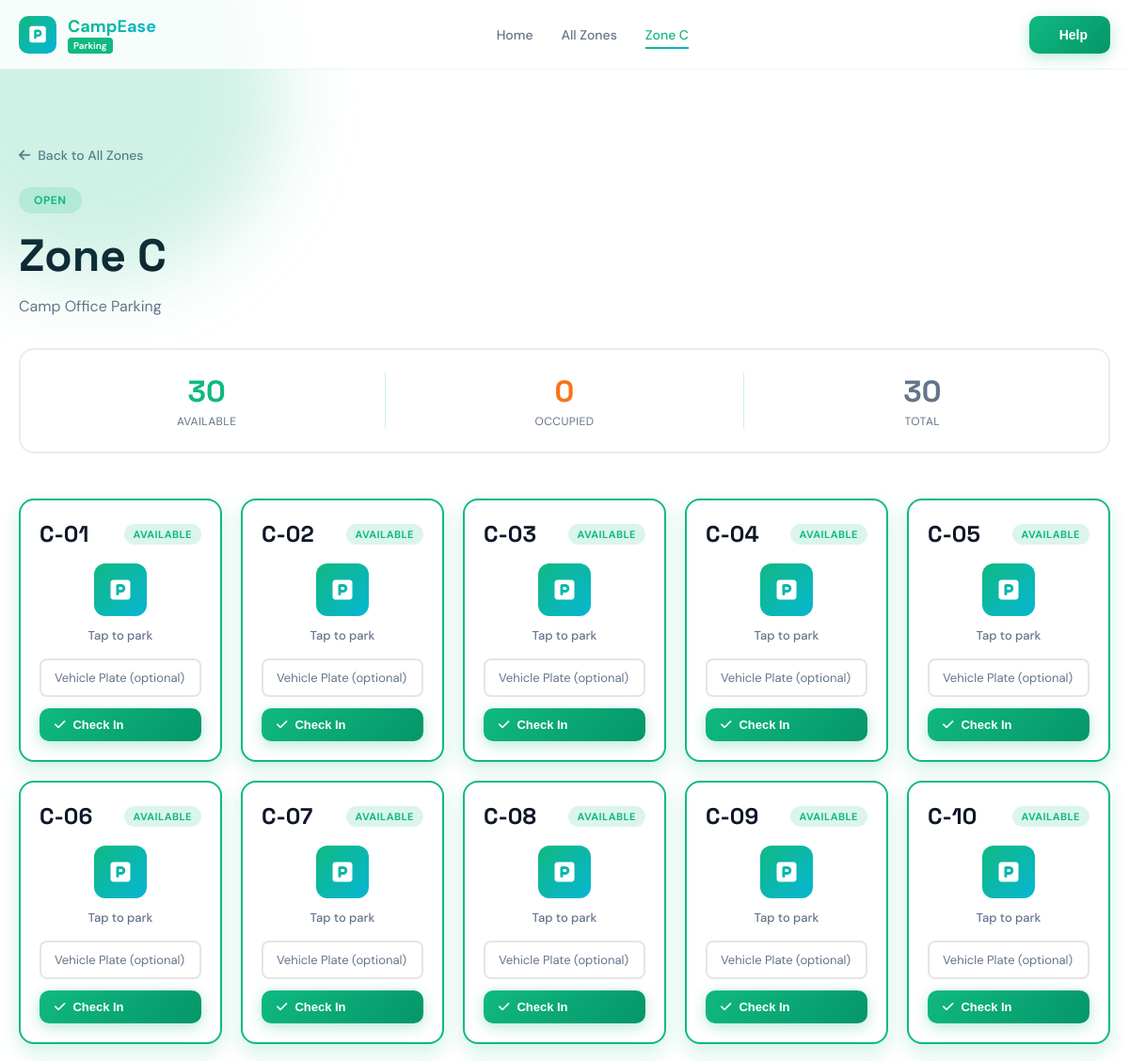
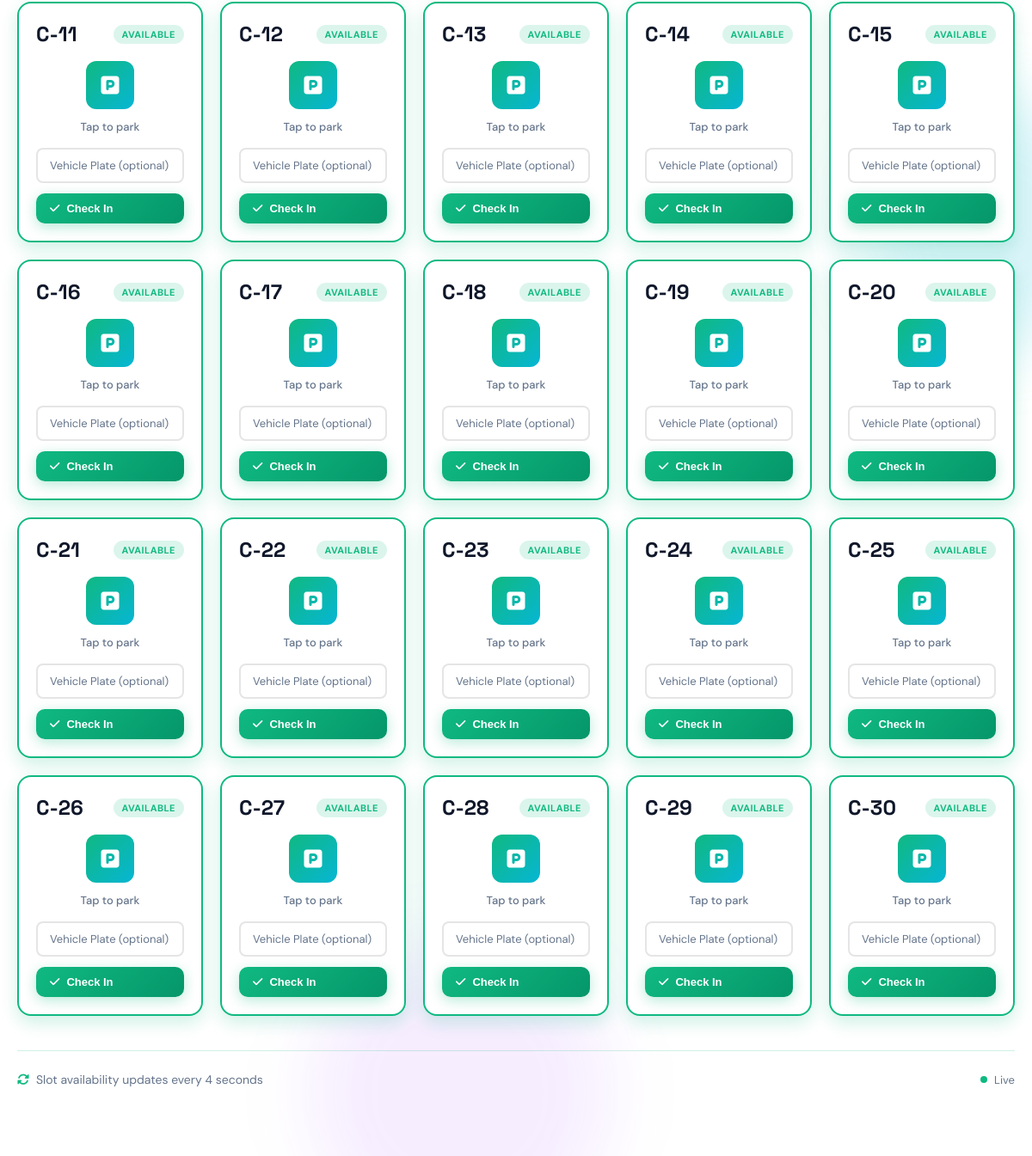
/parking/zone/5/, run on the app's committed database (2 pictures, top to bottom).
### App/models.py (models this page shows, shortened)
class ParkingZone(models.Model):
    STATUS_CHOICES = [
        ('open',    'Open'),
        ('filling', 'Filling'),
        ('full',    'Full'),
        ('closed',  'Closed'),
    ]
    name             = models.CharField(max_length=100)
    description      = models.CharField(max_length=255, blank=True)
    capacity         = models.PositiveIntegerField(default=50)
    status           = models.CharField(max_length=10, choices=STATUS_CHOICES, default='open')
    latitude         = models.FloatField(default=0.0, help_text="Zone GPS latitude. Update to real value.")
    longitude        = models.FloatField(default=0.0, help_text="Zone GPS longitude. Update to real value.")
    manual_override  = models.BooleanField(default=False)
    override_status  = models.CharField(max_length=10, choices=STATUS_CHOICES, blank=True, null=True)
    created_at       = models.DateTimeField(auto_now_add=True)
    updated_at       = models.DateTimeField(auto_now=True)
    def occupied_count(self):
        return self.slots.filter(status='occupied').count()
    def available_count(self):
        return self.slots.filter(status='available').count()
    class Meta:
        ordering = ['name']

class ParkingSlot(models.Model):
    STATUS_CHOICES = [
        ('available', 'Available'),
        ('occupied',  'Occupied'),
        ('reserved',  'Reserved'),
        ('blocked',   'Blocked'),
    ]
    zone            = models.ForeignKey(ParkingZone, on_delete=models.CASCADE, related_name='slots')
    slot_number     = models.CharField(max_length=10)
    status          = models.CharField(max_length=10, choices=STATUS_CHOICES, default='available')
    occupied_by     = models.ForeignKey(User, on_delete=models.SET_NULL, null=True, blank=True)
    occupied_at     = models.DateTimeField(null=True, blank=True)
    auto_release_at = models.DateTimeField(null=True, blank=True)
    session_token   = models.CharField(max_length=64, blank=True, null=True)
    vehicle_plate   = models.CharField(max_length=20, blank=True, null=True)
    updated_at      = models.DateTimeField(auto_now=True)
    class Meta:
        ordering = ['zone', 'slot_number']
        unique_together = ['zone', 'slot_number']

### App/views.py (the view)
# urls.py: path('zone/<int:zone_id>/', views.zone_detail, name='zone_detail'),
def zone_detail(request, zone_id):
    _release_expired_slots()
    zone        = get_object_or_404(ParkingZone, id=zone_id)
    slots       = zone.slots.all().order_by('slot_number')
    active_slot = _get_active_slot(request)
    return render(request, 'zone_detail.html', {
        'zone':        zone,
        'slots':       slots,
        'active_slot': active_slot,
    })

### App/views.py (called while the page is built)
def _get_active_slot(request):
    token = request.session.get(SESSION_KEY)
    if not token:
        return None
    return ParkingSlot.objects.filter(session_token=token, status='occupied').first()

def _release_expired_slots():
    expired = ParkingSlot.objects.filter(
        status='occupied',
        auto_release_at__lt=timezone.now()
    )
    for slot in expired:
        slot.check_out()

### templates/zone_detail.html (shortened to what this page needs)
{% load static %}
<!DOCTYPE html>
<html lang="en">
<head>
    <link rel="stylesheet" href="https://cdnjs.cloudflare.com/ajax/libs/font-awesome/6.5.0/css/all.min.css">
    <link rel="stylesheet" href="{% static 'css/index.css' %}">
    <link rel="stylesheet" href="{% static 'css/parking.css' %}">
    <link rel="stylesheet" href="{% static 'css/zone_detail.css' %}">
</head>
<body>
    <div class="bg-orbs">
        <div class="orb orb-1"></div>
        <div class="orb orb-3"></div>
    </div>
    <nav class="site-nav">
        <div class="container">
            <div class="nav-inner">
                <a href="/" class="nav-logo">
                    <div class="nav-logo-mark">
                        <i class="fa-solid fa-square-parking"></i>
                    </div>
                    <div class="logo-text">
                        <span class="logo-main">CampEase</span>
                        <span class="logo-badge">Parking</span>
                    </div>
                </a>
                <div class="nav-links-wrap">
                    <a href="/" class="nav-link">Home</a>
                    <a href="/parking/" class="nav-link">All Zones</a>
                    <a href="/parking/zone/{{ zone.id }}/" class="nav-link active">{{ zone.name }}</a>
                </div>
                <div class="nav-actions">
                    <button class="btn btn-primary"> Help</button>
                </div>
            </div>
        </div>
    </nav>
    <section id="zone-detail">
        <div class="container">
            <div class="zone-header">
                <div class="zone-breadcrumb">
                    <a href="/parking/" class="breadcrumb-link">
                        <i class="fa-solid fa-arrow-left"></i> Back to All Zones
                    </a>
                </div>
                <div class="zone-title-section">
                    <div class="zone-badge status-{{ zone.status }}">
                        {{ zone.get_status_display }}
                    </div>
                    <h1 class="zone-title">{{ zone.name }}</h1>
                    <p class="zone-description">{{ zone.description|default:"Parking zone in Redemption City" }}</p>
                </div>
                <div class="zone-stats">
                    <div class="zone-stat">
                        <div class="stat-value available" id="zone-available">{{ zone.available_count }}</div>
                        <div class="stat-label">Available</div>
                    </div>
                    <div class="zone-stat">
                        <div class="stat-value occupied" id="zone-occupied">{{ zone.occupied_count }}</div>
                        <div class="stat-label">Occupied</div>
                    </div>
                    <div class="zone-stat">
                        <div class="stat-value total" id="zone-total">{{ zone.slots.count }}</div>
                        <div class="stat-label">Total</div>
                    </div>
                </div>
            </div>
            <div class="slots-grid" id="slots-grid">
                {% for slot in slots %}
                <div class="slot-card status-{{ slot.status }} {% if slot.session_token == request.session.parking_session_token %}is-mine{% endif %}"
                     data-slot-id="{{ slot.id }}"
                     data-slot-number="{{ slot.slot_number }}">
                    {% if slot.status == 'available' and not active_slot %}
                    <form method="post" action="/parking/checkin/{{ slot.id }}/" class="checkin-form">
                        <div class="slot-header">
                            <div class="slot-number">{{ slot.slot_number }}</div>
                            <div class="slot-status available">Available</div>
                        </div>
                        <div class="slot-body">
                            <div class="slot-icon">
                                <i class="fa-solid fa-square-parking"></i>
                            </div>
                            <div class="slot-info">
                                <div class="slot-label">Tap to park</div>
                            </div>
                        </div>
                        <div class="slot-footer">
                            <input type="text"
                                   name="vehicle_plate"
                                   placeholder="Vehicle Plate (optional)"
                                   class="vehicle-input"
                                   maxlength="20">
                            <button type="submit" class="btn btn-primary btn-sm">
                                <i class="fa-solid fa-check"></i> Check In
                            </button>
                        </div>
                    </form>
                    {% endif %}
                </div>
                {% endfor %}
            </div>
            <div class="zone-footer">
                <div class="footer-info">
                    <i class="fa-solid fa-rotate"></i>
                    <span>Slot availability updates every 4 seconds</span>
                </div>
                <div class="footer-status" id="poll-status">
                    <span class="status-dot"></span>
                    <span>Live</span>
                </div>
            </div>
        </div>
    </section>
</body>
</html>

### static/css/index.css (style rules this page uses)
:root { --primary: #10b981; --primary-dark: #059669; --primary-light: #6ee7b7; --secondary: #06b6d4; --orange: #f97316; --purple: #a855f7; --red: #ef4444; --dark: #0f172a; --light: #f8fafc; --white: #ffffff; --text-primary: #0f172a; --text-secondary: #64748b; --shadow-sm: 0 1px 2px rgba(0, 0, 0, 0.05); --shadow-md: 0 4px 6px rgba(0, 0, 0, 0.1); --shadow-lg: 0 10px 25px rgba(0, 0, 0, 0.15); --shadow-xl: 0 20px 40px rgba(16, 185, 129, 0.2); --transition: all 0.3s cubic-bezier(0.34, 1.56, 0.64, 1); }
* { margin: 0; padding: 0; box-sizing: border-box; }
html { scroll-behavior: smooth; }
body { font-family: 'DM Sans', sans-serif; color: var(--text-primary); background: var(--white); overflow-x: hidden; }
.container { max-width: 1200px; margin: 0 auto; padding: 0 20px; }
.bg-orbs { position: fixed; top: 0; left: 0; width: 100%; height: 100%; pointer-events: none; z-index: 0; }
.orb { position: absolute; border-radius: 50%; filter: blur(40px); mix-blend-mode: multiply; }
.orb-1 { width: 400px; height: 400px; background: rgba(16, 185, 129, 0.2); top: -100px; left: -100px; animation: orbFloat 20s ease-in-out infinite; }
.orb-3 { width: 350px; height: 350px; background: rgba(168, 85, 247, 0.1); bottom: -100px; left: 30%; animation: orbFloat 30s ease-in-out infinite; }
.site-nav { position: sticky; top: 0; z-index: 100; background: rgba(255, 255, 255, 0.8); backdrop-filter: blur(20px); border-bottom: 1px solid rgba(16, 185, 129, 0.1); padding: 16px 0; animation: fadeInDown 0.6s ease-out; }
.nav-inner { display: flex; align-items: center; justify-content: space-between; gap: 40px; }
.nav-logo { display: flex; align-items: center; gap: 12px; text-decoration: none; transition: var(--transition); }
.nav-logo-mark { position: relative; width: 40px; height: 40px; background: linear-gradient(135deg, var(--primary) 0%, var(--secondary) 100%); border-radius: 10px; display: flex; align-items: center; justify-content: center; color: white; font-size: 20px; transition: var(--transition); }
.logo-text { display: flex; flex-direction: column; align-items: flex-start; }
.logo-main { font-weight: 700; font-size: 18px; background: linear-gradient(135deg, var(--primary) 0%, var(--secondary) 100%); -webkit-background-clip: text; -webkit-text-fill-color: transparent; background-clip: text; }
.logo-badge { font-size: 10px; font-weight: 600; background: var(--primary); color: white; padding: 2px 6px; border-radius: 4px; }
.nav-links-wrap { display: flex; gap: 30px; }
.nav-link { font-size: 14px; font-weight: 500; color: var(--text-secondary); text-decoration: none; transition: var(--transition); position: relative; }
.nav-link::after { content: ''; position: absolute; bottom: -6px; left: 0; width: 0; height: 2px; background: linear-gradient(90deg, var(--primary) 0%, var(--secondary) 100%); transition: width 0.3s ease; }
.nav-link:hover::after, .nav-link.active::after { width: 100%; }
.nav-link:hover, .nav-link.active { color: var(--primary); }
.nav-actions { display: flex; align-items: center; gap: 16px; }
.btn { display: inline-flex; align-items: center; gap: 8px; padding: 12px 24px; border: none; border-radius: 10px; font-weight: 600; font-size: 14px; cursor: pointer; transition: var(--transition); position: relative; overflow: hidden; }
.btn::before { content: ''; position: absolute; inset: 0; background: rgba(255, 255, 255, 0.3); opacity: 0; transition: opacity 0.3s; z-index: -1; }
.btn-primary { background: linear-gradient(135deg, var(--primary) 0%, var(--primary-dark) 100%); color: white; box-shadow: 0 4px 15px rgba(16, 185, 129, 0.3); }
.stat-value { font-size: 24px; font-weight: 700; color: var(--primary); margin-bottom: 4px; }
.stat-label { font-size: 13px; color: var(--text-secondary); }

### data on the page
ParkingZone: name "Zone C", status "OPEN", description "Camp Office Parking", available_count "30", occupied_count "0", slots.count "30"
ParkingSlot: slot_number "C-01"
ParkingSlot: slot_number "C-02"
ParkingSlot: slot_number "C-03"
ParkingSlot: slot_number "C-04"
ParkingSlot: slot_number "C-05"
ParkingSlot: slot_number "C-06"
ParkingSlot: slot_number "C-07"
ParkingSlot: slot_number "C-08"
ParkingSlot: slot_number "C-09"
ParkingSlot: slot_number "C-10"
ParkingSlot: slot_number "C-11"
ParkingSlot: slot_number "C-12"
ParkingSlot: slot_number "C-13"
ParkingSlot: slot_number "C-14"
ParkingSlot: slot_number "C-15"
ParkingSlot: slot_number "C-16"
ParkingSlot: slot_number "C-17"
ParkingSlot: slot_number "C-18"
ParkingSlot: slot_number "C-19"
ParkingSlot: slot_number "C-20"
ParkingSlot: slot_number "C-21"
ParkingSlot: slot_number "C-22"
ParkingSlot: slot_number "C-23"
ParkingSlot: slot_number "C-24"
ParkingSlot: slot_number "C-25"
ParkingSlot: slot_number "C-26"
ParkingSlot: slot_number "C-27"
ParkingSlot: slot_number "C-28"
ParkingSlot: slot_number "C-29"
ParkingSlot: slot_number "C-30"
